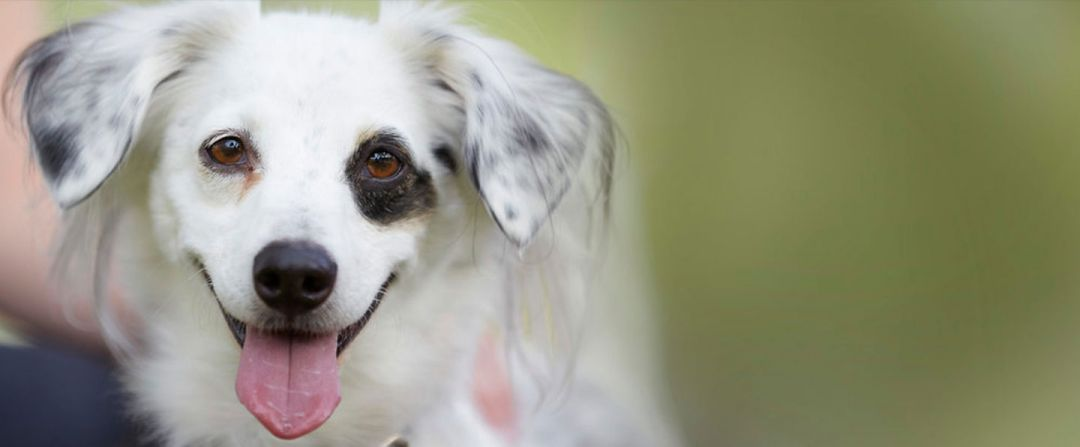
#> input picture Images/dog.jpg, 1080 x 447 px
$ python practice1_POLINA_KOROLEVA.py --image ../Images/dog.jpg
#> lines starting #> are read from the running program, lines starting #| are printed output that depends on the picture
### src/imagefilter.py
import cv2

class ImageFilter():
    def __init__(self, gray = False, shape = None, crop = None):
        self.gray = gray
        if shape:
            self.shape = shape
        if crop:
            self.crop = crop

    def process_image(self, image):
        #
        # Put your code here, like example
        #
        #if self.shape:
        #    do something
        #
        #width = image.shape[0] # size of the pic on X-axis

        #image[: width,]

        if self.shape:
            image = cv2.resize(image, dsize = self.shape)

        return image

### samples/practice1_POLINA_KOROLEVA.py
import sys
import cv2
import logging as log
import argparse

sys.path.append('../src')
from imagefilter import ImageFilter

def build_argparse():
    parser=argparse.ArgumentParser()

    parser.add_argument('-i', '--image', help = 'your cmd \
            argument', type = str)

    return parser


def main():
    log.basicConfig(format="[ %(levelname)s ] %(message)s", level=log.INFO, stream=sys.stdout)
    log.info("Hello image filtering")
    args = build_argparse().parse_args()

    imagePath = args.image

    log.info(imagePath)

    image_source = cv2.imread(imagePath)
#> image_source is the input picture: shape (447, 1080, 3); mean B, G, R 129.7, 150.1, 150.2

    log.info(image_source.shape)
#| [ INFO ] (447, 1080, 3)

    myfilter = ImageFilter(gray = True, shape = (100,100))

    image_final = myfilter.process_image(image_source)
#> in process_image, `image = cv2.resize(image, dsize = self.shape)`:
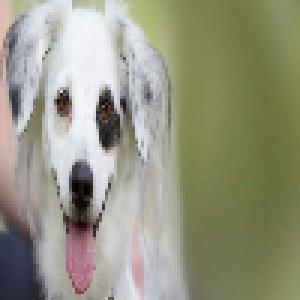
#> image: shape (100, 100, 3) (shown 3 times larger); mean of channels 0, 1, 2 129.7, 150.1, 150.1; drawn as B, G, R

  # variable = args.argument1


    # Add your code here
    cv2.imshow("Original image", image_final)
    cv2.waitKey(0)
    cv2.destroyAllWindows()

    return

if __name__ == '__main__':
    sys.exit(main())
#> (the program exits here)
